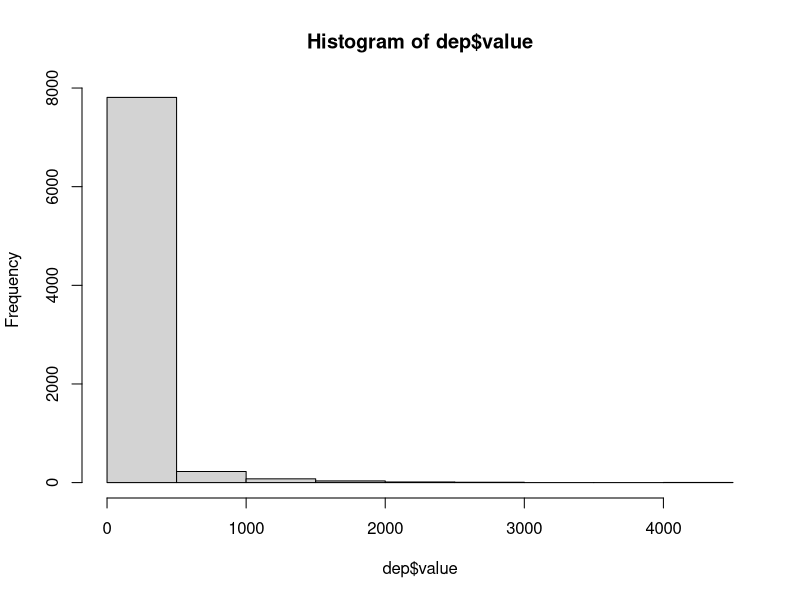
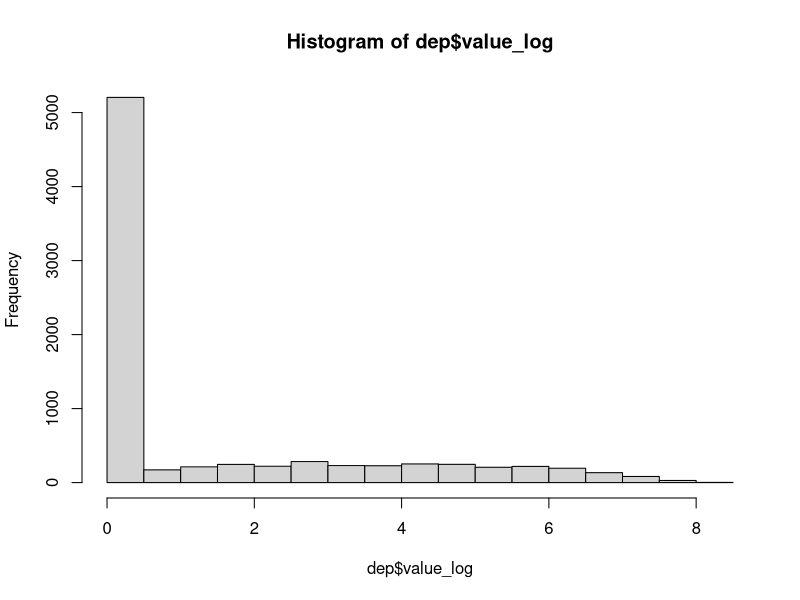

The R source for these figures, in order:

#.libPaths("C:/Users/hoend008/AppData/Local/R/library")

# Load packages
# library(ggplot2)
library(lme4)
library(readxl)
library(car)
#library(glmmTMB)

#library(nlme)

# Import data
setwd("C:/Analysis/Information war")
#setwd("C:/Users/hoend008/OneDrive - WageningenUR/Book datasets/Chapter 4/Excels/Military aid/SIPRI")
dep <- read_excel("SIPRI_regimetype_2022-12-16.xlsx")
dep <- as.data.frame(dep)
# attach(dep)
# Check data
head(dep)
summary(dep)

# -------------------------------------------------- Data exploration

# change numeric to factor
dep$democracy_dictatorship = factor(dep$democracy_dictatorship)
dep$nato = factor(dep$nato)
dep$ex_soviet_state = factor(dep$ex_soviet_state)
dep$bought_weapons = factor(dep$bought_weapons)
#dep$evernato = ifelse(!is.na(dep$evernato), 1, 0)
#dep$evernato = factor(dep$evernato)
#dep$lag_value = lag(dep$value)


# ------------ Plot: Histogram of dependent variable: military sales
hist(dep$value)
# try log
dep$value_log <- log(dep$value+1)
hist(dep$value_log)

# ------------ Plot: predictor variable: military spending
#hist(dep$military_spending_spline)
# try log
#dep$military_spending_spline_log <- log(dep$military_spending_spline+1)
#hist(dep$military_spending_spline_log)

# transform year so it starts from 0
dep$year_from_zero = dep$year - min(dep$year)
dep$year_from_zero_sqrt = sqrt(dep$year_from_zero)

#dep$wait_for_nato = ifelse(is.na(dep$entrynato), 2022-1949, dep$entrynato - 1949)
#dep$wait_for_nato = sqrt(dep$wait_for_nato)


lmer_logistic_main <- function(){

	#dep$buy <- factor(ifelse(dep$value > 0, "2. buy", "1. not buy"))
	table(dep$bought_weapons)
	
	#select where military spendig is not missing
	dep <- dep[!is.na(dep$military_spending_value_dollars),]
	dim(dep)
	table(dep$bought_weapons)
	
	# Unconditional Means Model
	model.1 <- glmer(bought_weapons~ 1 + (1 | code3), 
						data = dep, 
						family=binomial(link='logit'))
	summary(model.1)
	
	# Unconditional growth model (random intercepts)
	model.2 <- glmer(bought_weapons~ 1 + year_from_zero + (1 | code3), 
						data = dep, 
						family=binomial(link='logit'),
						nAGQ=0)
	summary(model.2)
	
	# Unconditional growth model (random intercepts & slopes)
	model.3 <- glmer(bought_weapons~ 1 + year_from_zero + (1 + year_from_zero | code3), 
						data = dep, 
						family=binomial(link='logit'),
						nAGQ=0)
	summary(model.3)
	
	# random intercepts & slopes, effect of nato
	#model.4 <- glmer(bought_weapons~ 1 + year_from_zero*nato + (1 + year_from_zero | code3), 
	#					data = dep, 
	#					family=binomial(link='logit'))
	#summary(model.4)

	model.4 <- glmer(bought_weapons~ 1 + year_from_zero + nato + (1 + year_from_zero | code3), 
						data = dep, 
						family=binomial(link='logit'),
						nAGQ=0)
	summary(model.4)
	
	#anova(model.4a, model.4)
	
	# random intercepts & slopes, effect of nato and ex_soviet_state
	model.5 <- glmer(bought_weapons~ 1 + year_from_zero + nato + ex_soviet_state + (1 + year_from_zero | code3), 
						data = dep, 
						family=binomial(link='logit'),
						nAGQ=0)
	summary(model.5)

	
	# random intercepts & slopes, effect of nato, ex_soviet_state and military_spending
	model.6 <- glmer(bought_weapons~ 1 + year_from_zero + nato + ex_soviet_state + log(military_spending_value_dollars+1) + (1 + year_from_zero | code3), 
						data = dep, 
						family=binomial(link='logit'),
						nAGQ=0)
	summary(model.6)

	# random intercepts & slopes, effect of nato, ex_soviet_state and military_spending and regime type
	model.7 <- glmer(bought_weapons~ 1 + year_from_zero + nato + ex_soviet_state + log(military_spending_value_dollars+1) + democracy_dictatorship + (1 + year_from_zero | code3), 
						data = dep, 
						family=binomial(link='logit'),
						nAGQ=0)
	summary(model.7)
	
	# compare models with and without regime type
	anova(model.2, model.3, model.4, model.5, model.6, model.7)
	
}